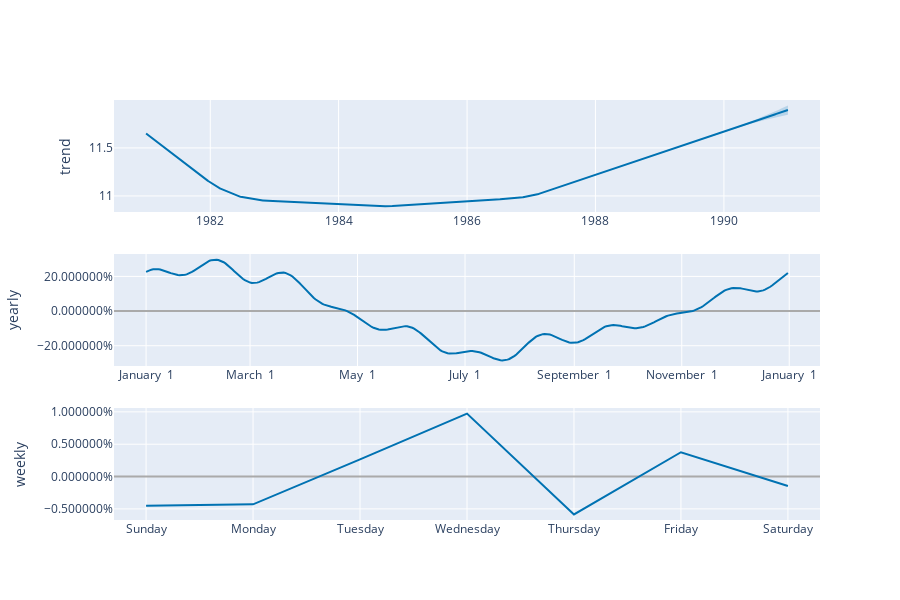

Notebook cell for this chart:
### Code cell
# plot components
plot.plot_components_plotly(m, forecast)

### Figure 1 — Plotly figure (JSON) as saved in the notebook; plotly's stock layout.template omitted (floating-point values rounded to 4 significant figures; data arrays with more than 128 entries replaced by an {"elided": "..."} marker saying what was removed)
{"data": [{"line": {"color": "#0072B2", "width": 2}, "mode": "lines", "name": "trend", "type": "scatter", "x": {"elided": "3650 str values"}, "xaxis": "x", "y": {"elided": "3650 float values"}, "yaxis": "y"}, {"line": {"color": "rgba(0, 114, 178, 0.2)", "width": 0}, "mode": "lines", "name": "trend_upper", "type": "scatter", "x": {"elided": "3650 str values"}, "xaxis": "x", "y": {"elided": "3650 float values"}, "yaxis": "y"}, {"fill": "tonexty", "fillcolor": "rgba(0, 114, 178, 0.2)", "line": {"color": "rgba(0, 114, 178, 0.2)", "width": 0}, "mode": "lines", "name": "trend_lower", "type": "scatter", "x": {"elided": "3650 str values"}, "xaxis": "x", "y": {"elided": "3650 float values"}, "yaxis": "y"}, {"line": {"color": "#0072B2", "width": 2}, "mode": "lines", "name": "yearly", "type": "scatter", "x": {"elided": "365 str values"}, "xaxis": "x2", "y": {"elided": "365 float values"}, "yaxis": "y2"}, {"line": {"color": "#0072B2", "width": 2}, "mode": "lines", "name": "weekly", "type": "scatter", "x": ["2017-01-01T00:00:00", "2017-01-02T00:00:00", "2017-01-03T00:00:00", "2017-01-04T00:00:00", "2017-01-05T00:00:00", "2017-01-06T00:00:00", "2017-01-07T00:00:00"], "xaxis": "x3", "y": [-0.004531, -0.004298, 0.002656, 0.009733, -0.00585, 0.003757, -0.001465], "yaxis": "y3"}], "layout": {"height": 600, "showlegend": false, "width": 900, "xaxis": {"anchor": "y", "domain": [0, 1], "range": ["1980-07-02T10:48:00", "1991-07-01T13:12:00"], "type": "date"}, "xaxis2": {"anchor": "y2", "domain": [0, 1], "range": ["2016-12-13T18:54:02.958904115", "2018-01-18T11:04:57.863013581"], "tickformat": "%B %e", "type": "date"}, "xaxis3": {"anchor": "y3", "domain": [0, 1], "range": ["2016-12-31T16:48:00", "2017-01-07T07:12:00"], "tickformat": "%A", "type": "date"}, "yaxis": {"anchor": "x", "domain": [0.7333, 1], "rangemode": "normal", "title": {"text": "trend"}, "zerolinecolor": "#AAA"}, "yaxis2": {"anchor": "x2", "domain": [0.3667, 0.6333], "hoverformat": ".2%", "tickformat": "%", "title": {"text": "yearly"}, "zerolinecolor": "#AAA"}, "yaxis3": {"anchor": "x3", "domain": [0, 0.2667], "hoverformat": ".2%", "tickformat": "%", "title": {"text": "weekly"}, "zerolinecolor": "#AAA"}}}
